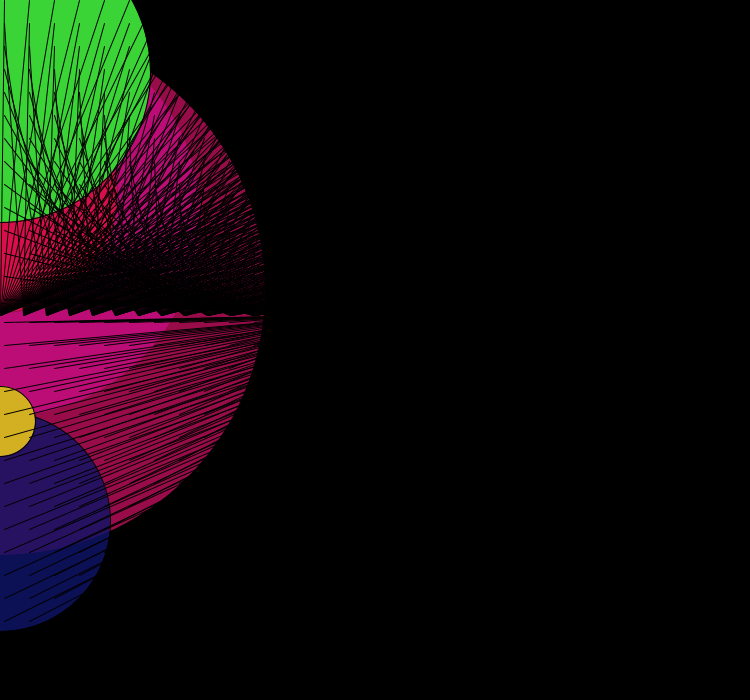
Frame 1 (no input)
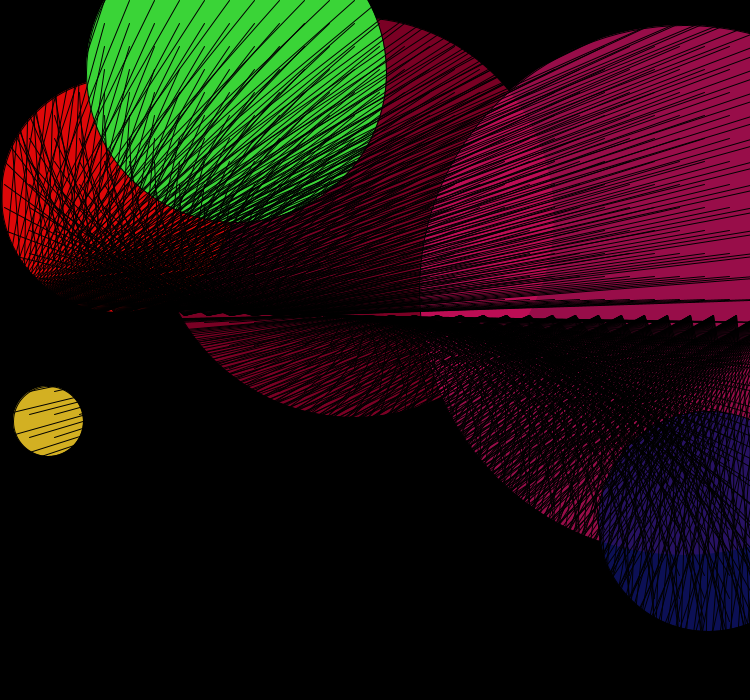
Frame 60 (the mouse pressed at the canvas centre just before this capture)
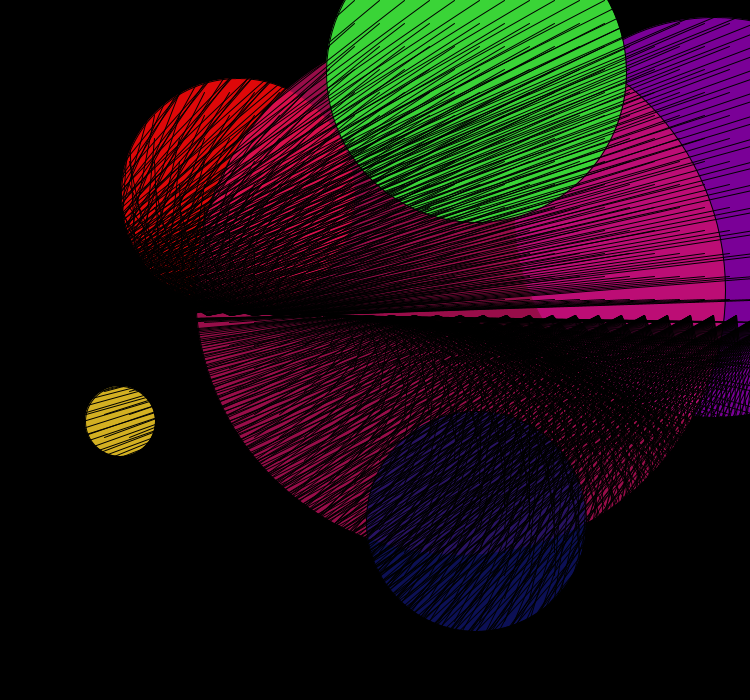
Frame 120 (the mouse held since frame 60 and released just before this capture)

The Processing sketch that drew these frames (run headless with seeded random() and noise(); from frame 60 on, the mouse is pressed at the canvas centre):

// Processing sketch: processing_46592
// ── processing_46592.pde

int e=0;
int w=0;
int u=0;
int r=0;
int t=0;
int p=0;

void setup(){   

size (750, 700);
}

void draw (){
background (0); 

{ 
   fill (131,0, random (255),237);
   ellipse (e,217,400,400);   
e=e+6;
if (e >= width + 100) {
  e=-100; 
 }


{ 
   fill (222,8,9);
   ellipse (u,195,234,234);  
u=u+2;
if (u >= width + 100) {
  u=-100; 
 }
 {
     fill (215,19,103,180);
   ellipse (r,290,530,530);  
   r=r+28;
if (r >= width + 100) {
  r=-100; 
 }
 { 
   fill (15,19,103,210);
   ellipse (w,521,220,220);  
w=w+12;
if (w >= width + 100) {
 w=-100; 
 }
  { 
   fill (211,176,34);
  ellipse (p,421,70,70);   
  p=p+18;
if (p >= width + 100) {
  p=-150; 
 }
 { 
   fill (58,212, 55);
   ellipse (t,72,300,300);  
t=t+4;
if (t >= width + 100) {
  t=-100; 
 }

{ for (int x = 2; x < 650; x= x+3);{   
for (int x = 4; x < 800; x= x+25){  
 for (int y=0; y <800; y= y +23){ 
  
 fill (224,208,208);
  
line(x,y,y,315);
 
 
 }
}
}
}
}
}
}
}
}
}
}
